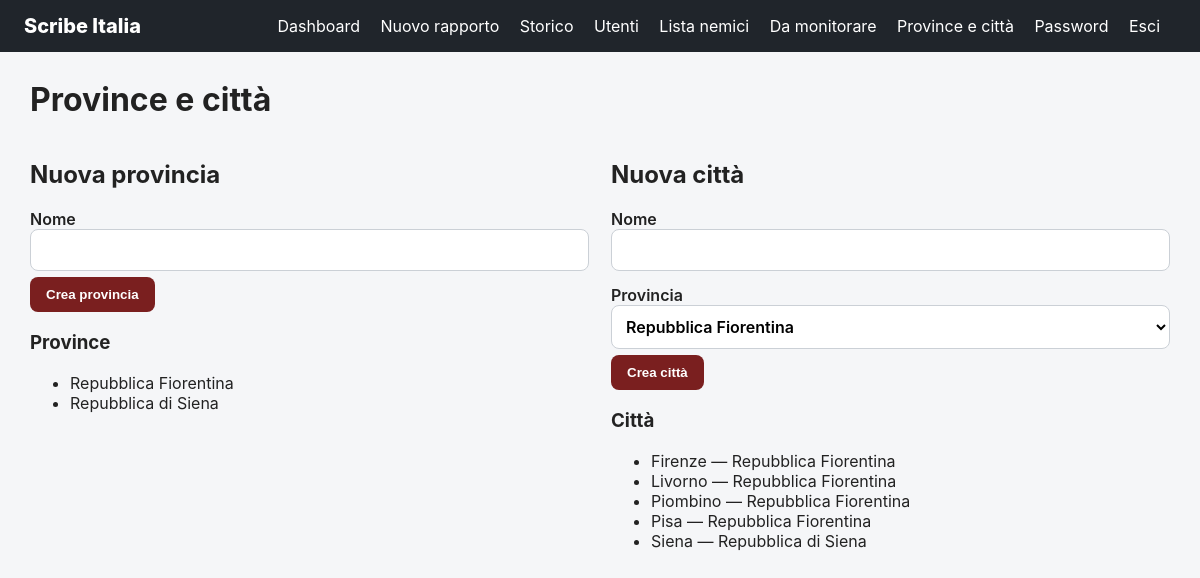
The page /admin/locations (signed in) on the database its author committed.
### app.py (models this page shows)
class Province(db.Model):
    id = db.Column(db.Integer, primary_key=True)
    name = db.Column(db.String(120), unique=True, nullable=False)
    cities = db.relationship('City', backref='province', lazy=True, cascade='all, delete-orphan')

class City(db.Model):
    id = db.Column(db.Integer, primary_key=True)
    name = db.Column(db.String(120), nullable=False)
    province_id = db.Column(db.Integer, db.ForeignKey('province.id'), nullable=False)
    __table_args__ = (UniqueConstraint('name', 'province_id', name='uq_city_province'),)

### app.py (the view, shortened to what this page needs)
@app.route('/admin/locations', methods=['GET', 'POST'])
@login_required
@role_required(ROLE_ADMIN)
def locations():
    provinces = Province.query.order_by(Province.name).all()
    cities = City.query.order_by(City.name).all()
    return render_template('locations.html', provinces=provinces, cities=cities)

### app.py (called while the page is built)
@login_manager.user_loader
def load_user(user_id):
    return db.session.get(User, int(user_id))

def role_required(*roles):
    def decorator(fn):
        @wraps(fn)
        def wrapped(*args, **kwargs):
            if not current_user.is_authenticated:
                return login_manager.unauthorized()
            if current_user.role not in roles:
                abort(403)
            return fn(*args, **kwargs)
        return wrapped
    return decorator

### templates/locations.html
{% extends 'base.html' %}{% block content %}
<h1>Province e città</h1>
<div class="grid two"><section><h2>Nuova provincia</h2><form method="post"><input type="hidden" name="action" value="province"><label>Nome<input name="province_name" required></label><button class="primary">Crea provincia</button></form><h3>Province</h3><ul>{% for p in provinces %}<li>{{ p.name }}</li>{% endfor %}</ul></section>
<section><h2>Nuova città</h2><form method="post"><input type="hidden" name="action" value="city"><label>Nome<input name="city_name" required></label><label>Provincia<select name="province_id" required>{% for p in provinces %}<option value="{{ p.id }}">{{ p.name }}</option>{% endfor %}</select></label><button class="primary">Crea città</button></form><h3>Città</h3><ul>{% for c in cities %}<li>{{ c.name }} — {{ c.province.name }}</li>{% endfor %}</ul></section></div>
{% endblock %}

### static/style.css (style rules this page uses)
:root { font-family: Inter, system-ui, Arial, sans-serif; color:#222; background:#f5f6f8; }
* { box-sizing:border-box }
body { margin:0 }
label { display:block;font-weight:600;margin:14px 0 6px }
input,select,textarea { width:100%;padding:10px;border:1px solid #cbd0d6;border-radius:8px;background:white;font:inherit }
.primary,button { border:0;border-radius:8px;padding:10px 16px;cursor:pointer }
.primary { background:#7a1f1f;color:#fff;font-weight:700 }
.grid.two { display:grid;grid-template-columns:1fr 1fr;gap:22px }

### rows shown on the page
Province: name "Repubblica Fiorentina"
Province: name "Repubblica di Siena"
City: name "Firenze", province.name "Repubblica Fiorentina"
City: name "Livorno", province.name "Repubblica Fiorentina"
City: name "Piombino", province.name "Repubblica Fiorentina"
City: name "Pisa", province.name "Repubblica Fiorentina"
City: name "Siena", province.name "Repubblica di Siena"

### other values the page prints
form field province_id "Repubblica Fiorentina"
